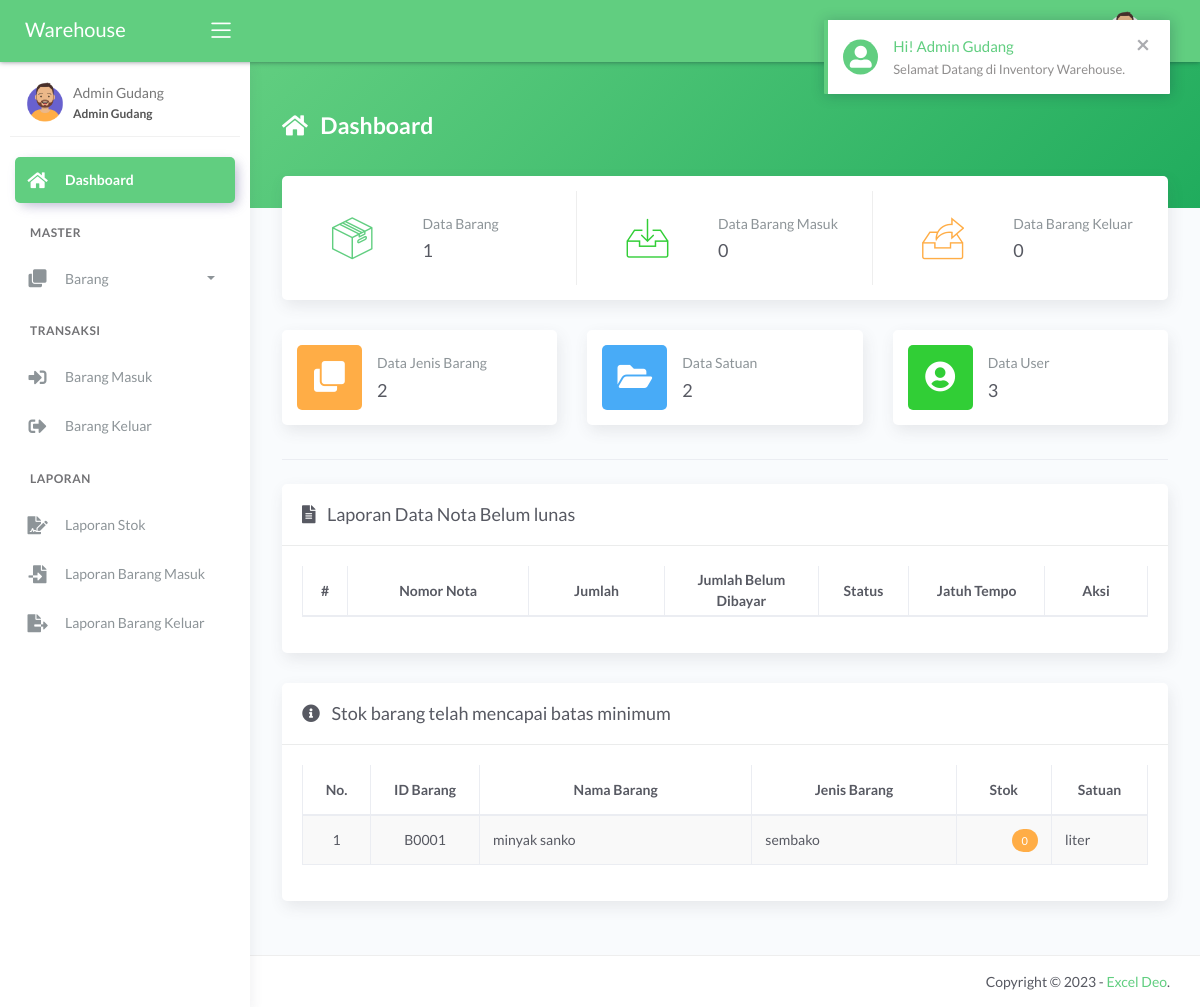
The page /main.php?module=dashboard&pesan=1 (signed in) on the database its author committed.
### tables this page shows
CREATE TABLE IF NOT EXISTS `tbl_barang` (
  `id_barang` varchar(5) NOT NULL,
  `nama_barang` varchar(100) NOT NULL,
  `jenis` int(11) NOT NULL,
  `stok_minimum` int(11) NOT NULL,
  `stok` int(11) NOT NULL DEFAULT '0',
  `satuan` int(11) NOT NULL,
  `foto` varchar(100) DEFAULT NULL,
  PRIMARY KEY (`id_barang`)
);

CREATE TABLE IF NOT EXISTS `tbl_jenis` (
  `id_jenis` int(11) NOT NULL AUTO_INCREMENT,
  `nama_jenis` varchar(50) NOT NULL,
  PRIMARY KEY (`id_jenis`)
);

CREATE TABLE IF NOT EXISTS `tbl_satuan` (
  `id_satuan` int(11) NOT NULL AUTO_INCREMENT,
  `nama_satuan` varchar(30) NOT NULL,
  PRIMARY KEY (`id_satuan`)
);

### modules/dashboard/tampil_data.php (the view, shortened to what this page needs)
<?php
if (basename($_SERVER['PHP_SELF']) === basename(__FILE__)) {
  header('location: 404.html');
}
else {
  if (isset($_GET['pesan'])) {
    if ($_GET['pesan'] == 1) {
      echo '<div class="alert alert-notify alert-secondary alert-dismissible fade show" role="alert">
              <span data-notify="icon" class="fas fa-user-alt"></span>
              <span data-notify="title" class="text-secondary">Hi! ' . $_SESSION['nama_user'] . '</span>
              <span data-notify="message">Selamat Datang di Inventory Warehouse.</span>
              <button type="button" class="close" data-dismiss="alert" aria-label="Close">
                <span aria-hidden="true">&times;</span>
              </button>
            </div>';
    }
  }
?>
  <div class="panel-header bg-secondary-gradient">
    <div class="page-inner py-5">
      <div class="d-flex align-items-left align-items-md-top flex-column flex-md-row">
        <div class="page-header text-white">
          <h4 class="page-title text-white"><i class="fas fa-home mr-2"></i> Dashboard</h4>
        </div>
      </div>
    </div>
  </div>
  <div class="page-inner mt--5">
    <div class="row row-card-no-pd mt--2">
      <div class="col-sm-12 col-md-4">
        <div class="card card-stats card-round">
          <div class="card-body ">
            <div class="row">
              <div class="col-5">
                <div class="icon-big2 text-center">
                  <i class="flaticon-box-2 text-secondary"></i>
                </div>
              </div>
              <div class="col-7 col-stats">
                <div class="numbers">
                  <p class="card-category">Data Barang</p>
                  <?php
                  $query = mysqli_query($mysqli, "SELECT * FROM tbl_barang")
                                                  or die('Ada kesalahan pada query jumlah data barang : ' . mysqli_error($mysqli));
                  $jumlah_barang = mysqli_num_rows($query);
                  ?>
                  <h4 class="card-title"><?php echo number_format($jumlah_barang, 0, '', '.'); ?></h4>
                </div>
              </div>
            </div>
          </div>
        </div>
      </div>
      <div class="col-sm-12 col-md-4">
        <div class="card card-stats card-round">
          <div class="card-body ">
            <div class="row">
              <div class="col-5">
                <div class="icon-big2 text-center">
                  <i class="flaticon-inbox text-success"></i>
                </div>
              </div>
              <div class="col-7 col-stats">
                <div class="numbers">
                  <p class="card-category">Data Barang Masuk</p>
                  <?php
                  $query = mysqli_query($mysqli, "SELECT * FROM tbl_barang_masuk")
                                                  or die('Ada kesalahan pada query jumlah data barang masuk : ' . mysqli_error($mysqli));
                  $jumlah_barang_masuk = mysqli_num_rows($query);
                  ?>
                  <h4 class="card-title"><?php echo number_format($jumlah_barang_masuk, 0, '', '.'); ?></h4>
                </div>
              </div>
            </div>
          </div>
        </div>
      </div>
      <div class="col-sm-12 col-md-4">
        <div class="card card-stats card-round">
          <div class="card-body">
            <div class="row">
              <div class="col-5">
                <div class="icon-big2 text-center">
                  <i class="flaticon-archive text-warning"></i>
                </div>
              </div>
              <div class="col-7 col-stats">
                <div class="numbers">
                  <p class="card-category">Data Barang Keluar</p>
                  <?php
                  $query = mysqli_query($mysqli, "SELECT * FROM tbl_barang_keluar")
                                                  or die('Ada kesalahan pada query jumlah data barang keluar : ' . mysqli_error($mysqli));
                  $jumlah_barang_keluar = mysqli_num_rows($query);
                  ?>
                  <h4 class="card-title"><?php echo number_format($jumlah_barang_keluar, 0, '', '.'); ?></h4>
                </div>
              </div>
            </div>
          </div>
        </div>
      </div>
    </div>
    <?php
    if ($_SESSION['hak_akses'] != 'Kepala Gudang') { ?>
      <div class="row">
        <div class="col-sm-12 col-md-4">
          <div class="card card-stats card-round">
            <div class="card-body ">
              <div class="row align-items-center">
                <div class="col-icon">
                  <div class="icon-big text-center icon-warning bubble-shadow-small">
                    <i class="fas fa-clone"></i>
                  </div>
                </div>
                <div class="col col-stats ml-3 ml-sm-0">
                  <div class="numbers">
                    <p class="card-category">Data Jenis Barang</p>
                    <?php
                    $query = mysqli_query($mysqli, "SELECT * FROM tbl_jenis")
                                                    or die('Ada kesalahan pada query jumlah data jenis barang : ' . mysqli_error($mysqli));
                    $jumlah_jenis_barang = mysqli_num_rows($query);
                    ?>
                    <h4 class="card-title"><?php echo number_format($jumlah_jenis_barang, 0, '', '.'); ?></h4>
                  </div>
                </div>
              </div>
            </div>
          </div>
        </div>
        <div class="col-sm-12 col-md-4">
          <div class="card card-stats card-round">
            <div class="card-body">
              <div class="row align-items-center">
                <div class="col-icon">
                  <div class="icon-big text-center icon-info bubble-shadow-small">
                    <i class="fas fa-folder-open"></i>
                  </div>
                </div>
                <div class="col col-stats ml-3 ml-sm-0">
                  <div class="numbers">
                    <p class="card-category">Data Satuan</p>
                    <?php
                    $query = mysqli_query($mysqli, "SELECT * FROM tbl_satuan")
                                                    or die('Ada kesalahan pada query jumlah data satuan : ' . mysqli_error($mysqli));
                    $jumlah_satuan = mysqli_num_rows($query);
                    ?>
                    <h4 class="card-title"><?php echo number_format($jumlah_satuan, 0, '', '.'); ?></h4>
                  </div>
                </div>
              </div>
            </div>
          </div>
        </div>
        <div class="col-sm-12 col-md-4">
          <div class="card card-stats card-round">
            <div class="card-body">
              <div class="row align-items-center">
                <div class="col-icon">
                  <div class="icon-big text-center icon-success bubble-shadow-small">
                    <i class="fas fa-user-circle"></i>
                  </div>
                </div>
                <div class="col col-stats ml-3 ml-sm-0">
                  <div class="numbers">
                    <p class="card-category">Data User</p>
                    <?php
                    $query = mysqli_query($mysqli, "SELECT * FROM tbl_user")
                                                    or die('Ada kesalahan pada query jumlah data user : ' . mysqli_error($mysqli));
                    $jumlah_user = mysqli_num_rows($query);
                    ?>
                    <h4 class="card-title"><?php echo number_format($jumlah_user, 0, '', '.'); ?></h4>
                  </div>
                </div>
              </div>
            </div>
          </div>
        </div>
      </div>
      <hr class="mt-1 pb-2">
    <?php } ?>
    <div class="card">
        <div class="card-header">
          <div class="card-title">
              <i class="fas fa-file-alt mr-2"></i> Laporan Data Nota Belum lunas
              <br>
          </div>
        </div>
        <div class="card-body">
          <div class="table-responsive">
            <table id="basic-datatables" class="display table table-bordered table-striped table-hover">
              <thead>
                <tr>
                  <th class="text-center"
                    style="width: 5%;">#</th>
                  <th class="text-center"
                    style="width: 20%;">Nomor Nota</th>
                    <th class="text-center"
                    style="width: 15%;">Jumlah</th>
                    <th class="text-center"
                    style="width: 17%;">Jumlah Belum Dibayar</th>
                    <th class="text-center"
                      style="width: 10%;">Status</th>
                    <th class="text-center"
                      style="width: 15%;">Jatuh Tempo</th>
                    <th class="text-center"
                      style="width: 5%; min-width: 100px;">Aksi</th>
                </tr>
              </thead>
            </table>
          </div>
        </div>
      </div>
    <div class="card">
      <div class="card-header">
        <div class="card-title"><i class="fas fa-info-circle mr-2"></i> Stok barang telah mencapai batas minimum</div>
      </div>
      <div class="card-body">
        <div class="table-responsive">
          <table id="basic-datatables" class="display table table-bordered table-striped table-hover">
            <thead>
              <tr>
                <th class="text-center">No.</th>
                <th class="text-center">ID Barang</th>
                <th class="text-center">Nama Barang</th>
                <th class="text-center">Jenis Barang</th>
                <th class="text-center">Stok</th>
                <th class="text-center">Satuan</th>
              </tr>
            </thead>
            <tbody>
              <?php
              $no = 1;
              $query = mysqli_query($mysqli, "SELECT a.id_barang, a.nama_barang, a.jenis, a.stok_minimum, a.stok, a.satuan, b.nama_jenis, c.nama_satuan
                                              FROM tbl_barang as a INNER JOIN tbl_jenis as b INNER JOIN tbl_satuan as c
                                              ON a.jenis=b.id_jenis AND a.satuan=c.id_satuan
                                              WHERE a.stok<=a.stok_minimum ORDER BY a.id_barang ASC")
                                              or die('Ada kesalahan pada query tampil data : ' . mysqli_error($mysqli));
              while ($data = mysqli_fetch_assoc($query)) { ?>
                <tr>
                  <td width="50" class="text-center"><?php echo $no++; ?></td>
                  <td width="80" class="text-center"><?php echo $data['id_barang']; ?></td>
                  <td width="200"><?php echo $data['nama_barang']; ?></td>
                  <td width="150"><?php echo $data['nama_jenis']; ?></td>
                  <td width="70" class="text-right"><span class="badge badge-warning"><?php echo $data['stok']; ?></span></td>
                  <td width="70"><?php echo $data['nama_satuan']; ?></td>
                </tr>
              <?php } ?>
            </tbody>
          </table>
        </div>
      </div>
    </div>
  </div>
<?php } ?>

### rows shown on the page
tbl_barang: id_barang "B0001", nama_barang "minyak sanko", tbl_jenis.nama_jenis "sembako", stok "0", tbl_satuan.nama_satuan "liter"

### other values the page prints
$_SESSION['nama_user'] "Admin Gudang"
$_SESSION['hak_akses'] "Admin Gudang"
$jumlah_barang "1"
$jumlah_barang_masuk "0"
$jumlah_barang_keluar "0"
$jumlah_jenis_barang "2"
$jumlah_satuan "2"
$jumlah_user "3"
